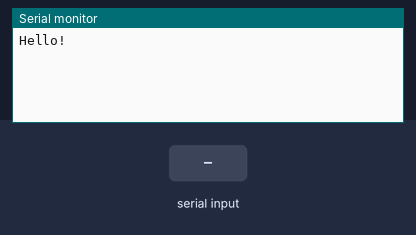
The sketch below on a simulated Arduino Uno, built with avr-gcc and run on an emulated ATmega328P. On the bench: the last lines printed to the serial monitor. Inputs (shaded band) come from the test bench.

Above: at 1.2 s.
1.3 s: "1" received over the second serial link
At 2.4 s:
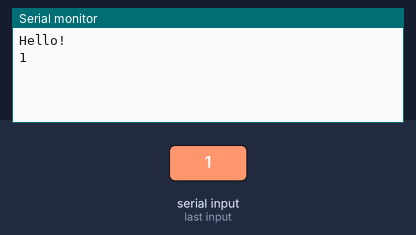
2.8 s: "0" received over the second serial link
At 3.5 s:
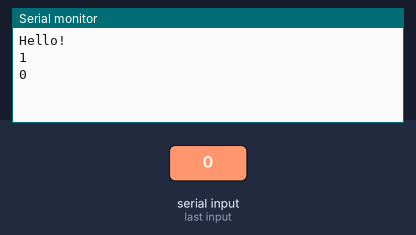

Measured:
- after the input at 1.3 s, the serial monitor: prints a new line at once (image 1)
- after the input at 2.8 s, the serial monitor: prints a new line at once (image 2)

The sketch:

Bluetooth.ino
```cpp
#include <SoftwareSerial.h>

SoftwareSerial BTSerial(2, 3); //Connect HC-06. Use your (TX, RX) settings

//Char used for reading in Serial characters
char inbyte = 0;

void setup()
{
  Serial.begin(9600);
  Serial.println("Hello!");

  BTSerial.begin(9600);  // set the data rate for the BT port
}

void loop()
{
  // BT –> Data –> Serial
  if (BTSerial.available()) {
    inbyte = BTSerial.read();
    Serial.println(inbyte);
    //Serial.write(BTSerial.read());
  }
  // Serial –> Data –> BT
  if (Serial.available()) {
    BTSerial.write(Serial.read());
  }
}
```
